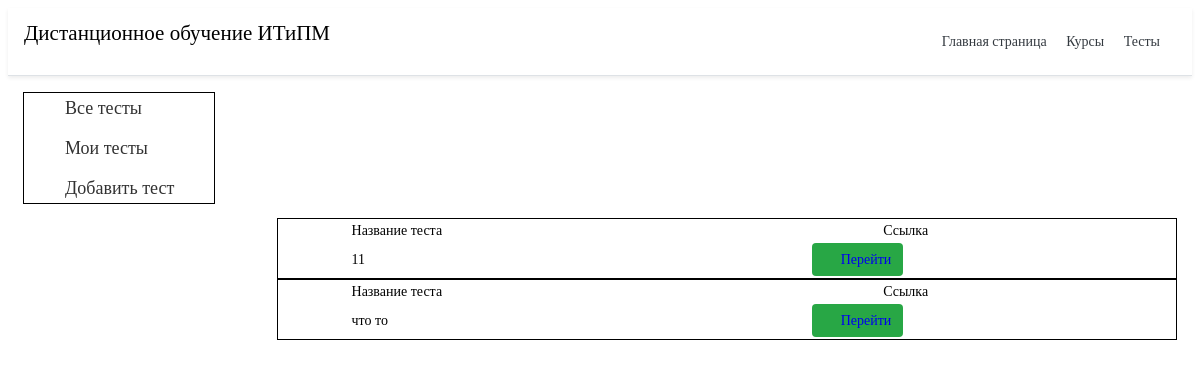
The app's page /test/, older data.
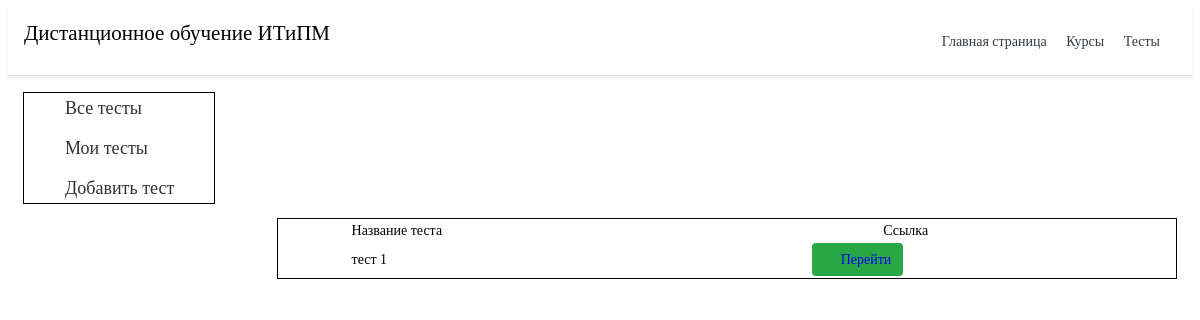
The same page, newer data.
### testing/models.py (models this page shows, shortened)
class TestTable(models.Model):
    id_topic = models.ForeignKey(TopicTable, on_delete=models.CASCADE)
    test_name = models.CharField('Название теста', max_length=50)
    time = models.TimeField('Время прохождение')
    class Meta:
        verbose_name = 'Тест'
        verbose_name_plural = 'Тесты'

### testing/views.py (the view)
# urls.py: path('', views.test_home, name='test_home'),
def test_home(request):
    ku = TestTable.objects.order_by('id')
    return render(request, 'testing/test_home.html', {'ku': ku})

### testing/templates/testing/test_home.html (shortened to what this page needs)
{% extends 'main/base.html' %}
{% block content %}
<div>
	<ul class="menu">
		<li><a href="{% url 'test_home' %}">Все тесты</a></li>
		<li><a href="#">Мои тесты</a></li>
		<li><a href="{% url 'addtest' %}">Добавить тест</a></li>
	</ul>
</div>
{% if ku %}
{% for el in ku %}
<table class="iksweb">
			<tbody>
				<tr>
					<td class="table_na">Название теста</td>
					<td class="table_na">Ссылка</td>
				</tr>
				<tr>
					<td class="table_na">{{ el.test_name }}</td>
					<td class="btn btn-success"><a href="{% url 'qust_detele' el.id %}">Перейти</a>
						</button></td>
				</tr>
			</tbody>
		</table>
{%endfor%}
{% else %}
<p>Вы не добавили тест</p>
{%endif%}
{% endblock %}

Row changes from the older to the newer data that the page shows:
removed TestTable: test_name "11"
removed TestTable: test_name "что то"
added TestTable: test_name "тест 1"
